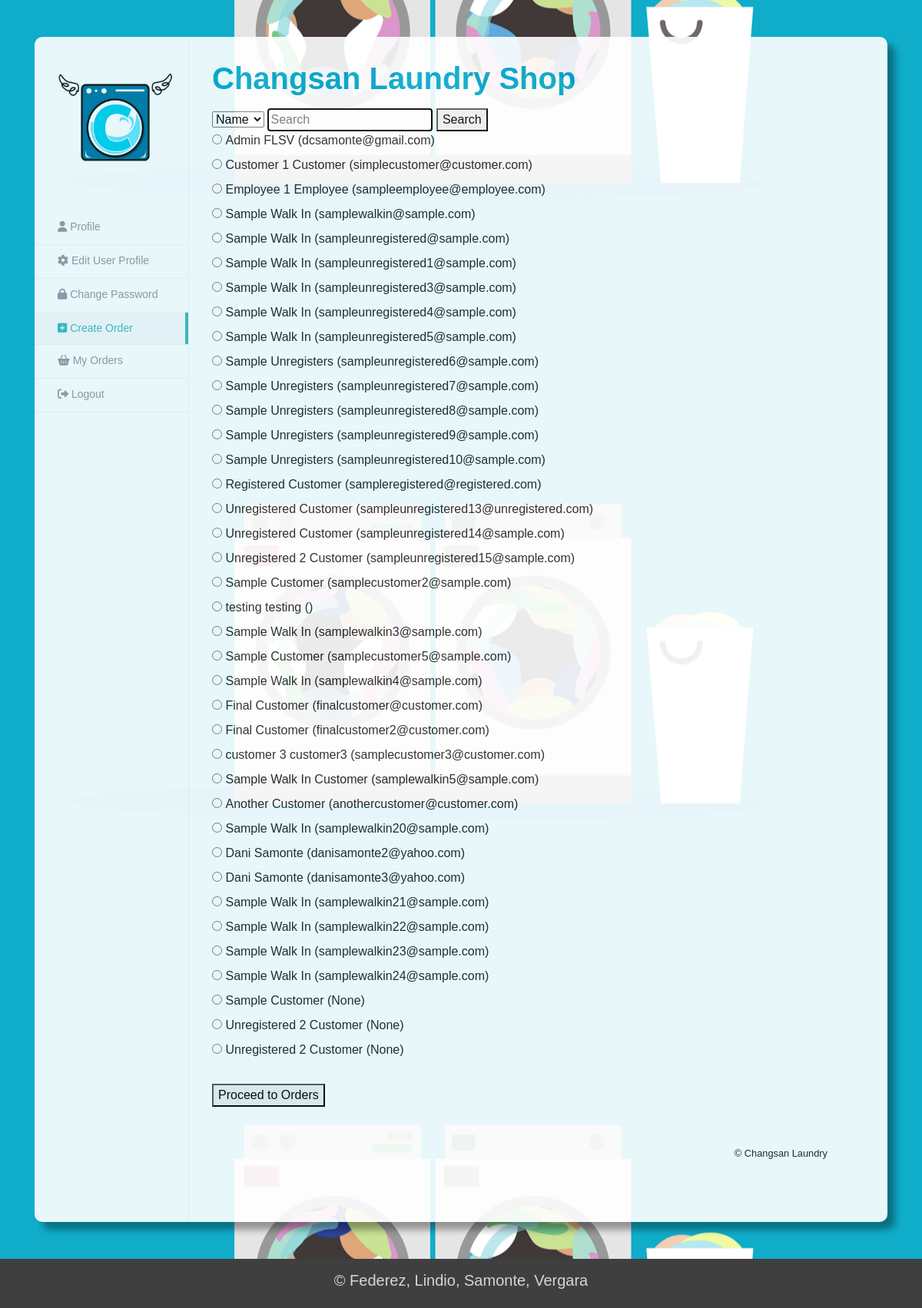
Page /orders/search_customer on the committed database.
### users/models.py (models this page shows)
class Customer(models.Model):
    user = models.OneToOneField(User,
                                       on_delete=models.CASCADE,
                                       primary_key=True)
    contact = models.CharField(max_length=20)
    saved_address = models.CharField(max_length=100, blank=True)

class User(AbstractUser):
    username = models.CharField(max_length=100, blank=True, unique=True, default=uuid.uuid4)
    email = models.EmailField(max_length=254, unique=True, null=True)
    first_name = models.CharField(max_length=20, null=False)
    last_name = models.CharField(max_length=20, null=False)
    is_customer = models.BooleanField(default=False)
    is_employee = models.BooleanField(default=False)

### orders/views.py (the view, shortened to what this page needs)
# urls.py: path("search_customer", CustomerSearchView.as_view(), name="search_customer"),
class CustomerSearchView(ListView):
    model = Customer
    template_name = "user_search.html"
    def get_queryset(self):
        query     = self.request.GET.get('query')
        filter_by = self.request.GET.get('filter')
        if query:
            if filter_by == "name":
                return Customer.objects.filter( Q( user__first_name__contains = query ) |
                                                Q( user__last_name__contains  = query ) )
            else:
                return Customer.objects.filter( Q( user__email__contains = query) )
        else:
            return Customer.objects.all()

### templates/user_search.html (shortened to what this page needs)
{% load static %}
<!DOCTYPE html>
<html lang="en">
<head>
  <link rel="stylesheet" href="http://maxcdn.bootstrapcdn.com/bootstrap/4.0.0/css/bootstrap.min.css">
  <link rel="stylesheet" href="https://cdnjs.cloudflare.com/ajax/libs/OwlCarousel2/2.3.4/assets/owl.carousel.min.css">
  <link href="{% static 'css/profile.css' %}" rel="stylesheet">
</head>
<body>
  <div class="container">
      <div class="view-account">
          <section class="module">
              <div class="module-inner">
                  <div class="side-bar">
                      <div class="user-info">
                          <img class="img-profile img-responsive center-block" src="{% static 'img/c_logo.png' %}" alt="changsan logo">
                      </div>
              		<nav class="side-menu">
          				<ul class="nav">
                            <li><a href="{% url 'profile' %}"><span class="fa fa-user"></span> Profile</a></li>
          					<li><a href="{% url 'customer_edit_profile' %}" target="_self"><span class="fa fa-cog"></span> Edit User Profile</a></li>
                            <li><a href="{% url 'user_edit_password' %}" target="_self"><span class="fas fa-lock"></span> Change Password</a></li>
          					<li class="active"><a href="{% url 'order_new' %}"><span class="fas fa-plus-square"></span> Create Order</a></li>
          					<li><a href="{% url 'order_view' %}"><span class="fas fa-shopping-basket"></span> My Orders</a></li>
          					<li><a href="{% url 'logout' %}"><span class="fas fa-sign-out-alt"></span> Logout</a></li>
          				</ul>
          			</nav>
                  </div>
                  <div class="content-panel my-5">
                      <h2 class="title">Changsan Laundry Shop </h2>
                      <form action = "{% url 'search_customer' %}" method = "get">
                          <select name = "filter" id="filter">
                              <option value = "name"> Name</option>
                          </select>
                          <input name = "query" type = "text" placeholder = "Search">
                          <button type = "submit"> Search </button>
                      </form>
                      {% if object_list %}
                          <form method = "post">
                          {% for customer in object_list %}
                              <div>
                                  <input type = "radio" id = "username" name = "username" value = " {{ customer.user.username }}" required>
                                  <label for = "{{ customer.user.username }}">
                                      {{ customer.user.first_name }} {{ customer.user.last_name  }} ({{ customer.user.email }})
                                  </label>
                              </div>
                          {% endfor %}
                          <br/>
                          <button type = "submit">Proceed to Orders</button>
                          </form>
                      {% else %}
                      <p>No matches could be found.
                          <a href = "{% url 'order_new' %}">Create an order for a new customer instead.</a>
                      </p>
                      {% endif %}
                      <div class = "panel-footer text-right m-5">
                          <small> &copy; Changsan Laundry </small>
                      </div>
                  </div>
              </div>
          </section>
      </div>
  </div>
  <footer>
    <div class = "container-fluid padding">
      <div class = "row text-center">
        <div class = "col-12">
          <h5> &copy; Federez, Lindio, Samonte, Vergara </h5>
        </div>
        </div>
    </footer>
</body>
</html>

### static/css/profile.css (style rules this page uses)
body { height: 100%; width: 100%; font-family: 'Poppins',sans-serif; color: #222; background: url("../img/animated-bg.gif"); background-repeat: repeat; background-attachment: fixed; background-position: center; }
input[type=text] { border: 2px solid black; border-radius: 4px; }
footer { background-color: #3f3f3f; color: #d5d5d5; padding: 1rem; }
.view-account { background:#FFFFFF; margin-top:20px; box-shadow: 10px 10px 10px rgba(0, 0, 0, 0.4); border-radius: 10px; }
.view-account .side-bar { padding-bottom: 30px; }
.view-account .side-bar .user-info { text-align: center; margin-bottom: 15px; padding: 30px; color: #616670; border-bottom: 1px solid #f3f3f3 }
.view-account .side-bar .user-info .img-profile { width: 150px; height: 150px; margin-bottom: 15px }
.view-account .side-bar .side-menu { text-align: center }
.view-account .side-bar .side-menu .nav { display: inline-block; margin: 0 auto }
.view-account .side-bar .side-menu .nav>li { font-size: 14px; margin-bottom: 0; border-bottom: none; display: inline-block; float: left; margin-right: 15px; margin-bottom: 15px }
.view-account .side-bar .side-menu .nav>li:last-child { margin-right: 0 }
.view-account .side-bar .side-menu .nav>li>a { display: inline-block; color: #9499a3; padding: 5px; border-bottom: 2px solid transparent }
.view-account .side-bar .side-menu .nav>li.active a { color: #40babd; border-bottom: 2px solid #40babd; background: none; border-right: none }
.view-account .content-panel { padding: 30px; }
.container { opacity: .90; }
.view-account .content-panel .title { margin-bottom: 15px; margin-top: 0; font-size: 250%; font-weight: bold; color: #00A8CB; }
@media (min-width:768px) { .view-account .side-bar .user-info { padding: 0; padding-bottom: 15px } }
@media (min-width:768px) { .view-account .side-bar .user-info .img-profile { width: 150px; height: 120px; margin-top: 1rem; } }
@media (min-width:992px) { .view-account .content-panel { min-height: 600px; border-left: 1px solid #f3f3f7; margin-left: 200px } }
@media (min-width:992px) { .view-account .side-bar { position: absolute; width: 200px; min-height: 600px } }
@media (min-width:992px) { .view-account .side-bar .user-info { margin-bottom: 0; border-bottom: none; padding: 30px } }
@media (min-width:992px) { .view-account .side-bar .user-info .img-profile { width: 150px; height: 120px } }
@media (min-width:992px) { .view-account .side-bar .side-menu { text-align: left } }
@media (min-width:992px) { .view-account .side-bar .side-menu .nav { display: block } }
@media (min-width:992px) { .view-account .side-bar .side-menu .nav>li { display: block; float: none; font-size: 14px; border-bottom: 1px solid #f3f3f7; margin-right: 0; margin-bottom: 0 } }
@media (min-width:992px) { .view-account .side-bar .side-menu .nav>li>a { display: block; color: #9499a3; padding: 10px 15px; padding-left: 30px } }
@media (min-width:992px) { .view-account .side-bar .side-menu .nav>li.active a { background: #f9f9fb; border-right: 4px solid #40babd; border-bottom: none } }

### rows in the picture
Customer: user.first_name "Admin", user.last_name "FLSV", user.email "dcsamonte@gmail.com"
Customer: user.first_name "Customer 1", user.last_name "Customer", user.email "simplecustomer@customer.com"
Customer: user.first_name "Employee 1", user.last_name "Employee", user.email "sampleemployee@employee.com"
Customer: user.first_name "Sample", user.last_name "Walk In", user.email "samplewalkin@sample.com"
Customer: user.first_name "Sample", user.last_name "Walk In", user.email "sampleunregistered@sample.com"
Customer: user.first_name "Sample", user.last_name "Walk In", user.email "sampleunregistered1@sample.com"
Customer: user.first_name "Sample", user.last_name "Walk In", user.email "sampleunregistered3@sample.com"
Customer: user.first_name "Sample", user.last_name "Walk In", user.email "sampleunregistered4@sample.com"
Customer: user.first_name "Sample", user.last_name "Walk In", user.email "sampleunregistered5@sample.com"
Customer: user.first_name "Sample", user.last_name "Unregisters", user.email "sampleunregistered6@sample.com"
Customer: user.first_name "Sample", user.last_name "Unregisters", user.email "sampleunregistered7@sample.com"
Customer: user.first_name "Sample", user.last_name "Unregisters", user.email "sampleunregistered8@sample.com"
Customer: user.first_name "Sample", user.last_name "Unregisters", user.email "sampleunregistered9@sample.com"
Customer: user.first_name "Sample", user.last_name "Unregisters", user.email "sampleunregistered10@sample.com"
Customer: user.first_name "Registered", user.last_name "Customer", user.email "sampleregistered@registered.com"
Customer: user.first_name "Unregistered", user.last_name "Customer", user.email "sampleunregistered13@unregistered.com"
Customer: user.first_name "Unregistered", user.last_name "Customer", user.email "sampleunregistered14@sample.com"
Customer: user.first_name "Unregistered 2", user.last_name "Customer", user.email "sampleunregistered15@sample.com"
Customer: user.first_name "Sample", user.last_name "Customer", user.email "samplecustomer2@sample.com"
Customer: user.first_name "testing", user.last_name "testing"
Customer: user.first_name "Sample", user.last_name "Walk In", user.email "samplewalkin3@sample.com"
Customer: user.first_name "Sample", user.last_name "Customer", user.email "samplecustomer5@sample.com"
Customer: user.first_name "Sample", user.last_name "Walk In", user.email "samplewalkin4@sample.com"
Customer: user.first_name "Final", user.last_name "Customer", user.email "finalcustomer@customer.com"
Customer: user.first_name "Final", user.last_name "Customer", user.email "finalcustomer2@customer.com"
Customer: user.first_name "customer 3", user.last_name "customer3", user.email "samplecustomer3@customer.com"
Customer: user.first_name "Sample Walk In", user.last_name "Customer", user.email "samplewalkin5@sample.com"
Customer: user.first_name "Another", user.last_name "Customer", user.email "anothercustomer@customer.com"
Customer: user.first_name "Sample", user.last_name "Walk In", user.email "samplewalkin20@sample.com"
Customer: user.first_name "Dani", user.last_name "Samonte", user.email "danisamonte2@yahoo.com"
Customer: user.first_name "Dani", user.last_name "Samonte", user.email "danisamonte3@yahoo.com"
Customer: user.first_name "Sample", user.last_name "Walk In", user.email "samplewalkin21@sample.com"
Customer: user.first_name "Sample", user.last_name "Walk In", user.email "samplewalkin22@sample.com"
Customer: user.first_name "Sample", user.last_name "Walk In", user.email "samplewalkin23@sample.com"
Customer: user.first_name "Sample", user.last_name "Walk In", user.email "samplewalkin24@sample.com"
Customer: user.first_name "Sample", user.last_name "Customer", user.email "None"
Customer: user.first_name "Unregistered 2", user.last_name "Customer", user.email "None"
Customer: user.first_name "Unregistered 2", user.last_name "Customer", user.email "None"
